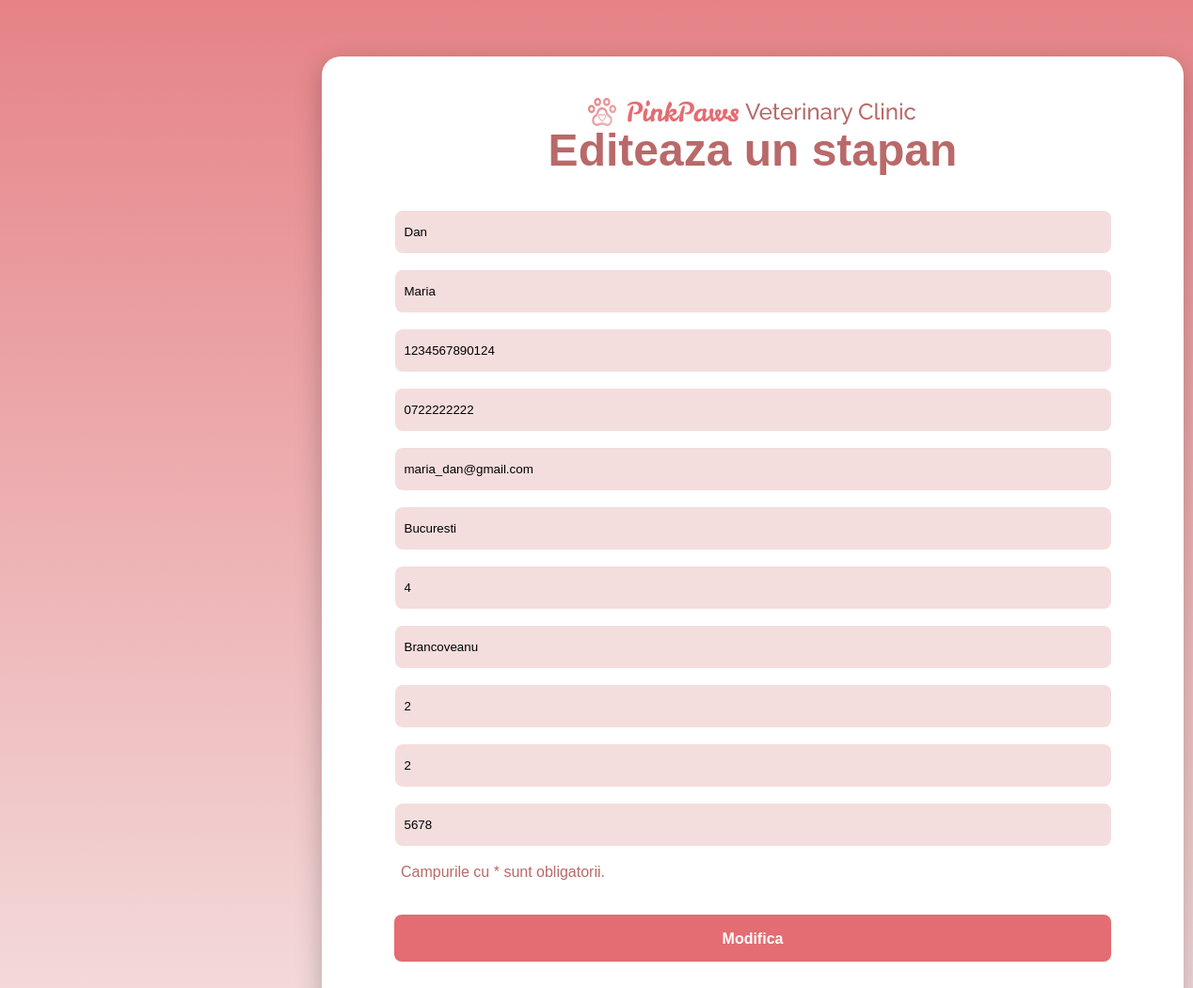
Page /Proiect_BD_Cabinet_Veterinar/edit_stapan.php?id_s=2 (signed in) on the committed database.
### tables this page shows
CREATE TABLE `stapani` (
  `id_stapan` int(11) NOT NULL,
  `nume` varchar(50) NOT NULL,
  `prenume` varchar(50) NOT NULL,
  `CNP` char(13) NOT NULL,
  `nr_telefon` varchar(20) DEFAULT NULL,
  `e_mail` varchar(50) NOT NULL,
  `oras` varchar(50) NOT NULL,
  `judet_sector` varchar(50) NOT NULL,
  `strada` varchar(50) NOT NULL,
  `nr_strada` int(11) NOT NULL,
  `apartament` int(11) DEFAULT NULL,
  `parola` varchar(50) NOT NULL
);

### Proiect_BD_Cabinet_Veterinar/edit_stapan.php (the view, shortened to what this page needs)
<?php
	include("connection.php");
	$query = "select * from stapani where id_stapan = '$_GET[id_s]' limit 1";
	$result = mysqli_query($con, $query);
	$stapan = mysqli_fetch_assoc($result);
?>
<!DOCTYPE html>
<html>
<head>
<link rel="stylesheet" href="my_style.css">
</head>
<body class="bkg">
<box_sign>
<img src="img\titlu1.png" alt="logo clinica" class="poz_logo">
<br><br><br><br>
<center><titlu>Editeaza un stapan</titlu></center>
<br><br>
<form method="post">
    <center><input type="text" name="nume" placeholder="Nume *" class="input_sl" <?php echo "value= ".$stapan['nume']."" ?>>
    <br><br>
    <input type="text" name="prenume" placeholder="Prenume *" class="input_sl" <?php echo "value= ".$stapan['prenume']."" ?>>
    <br><br>
    <input type="text" name="CNP" placeholder="CNP *" class="input_sl" <?php echo "value= ".$stapan['CNP']."" ?>>
    <br><br>
    <input type="text" name="nr_telefon" placeholder="Nr. telefon" class="input_sl" <?php echo "value= ".$stapan['nr_telefon']."" ?>>
    <br><br>
	<input type="email" name="e_mail" placeholder="E-mail *" class="input_sl" <?php echo "value= ".$stapan['e_mail']."" ?>>
    <br><br>
    <input type="text" name="oras" placeholder="Oras *" class="input_sl" <?php echo "value= ".$stapan['oras']."" ?>>
    <br><br>
    <input type="text" name="judet_sector" placeholder="Judet/Sector *" class="input_sl" <?php echo "value= ".$stapan['judet_sector']."" ?>>
    <br><br>
    <input type="text" name="strada" placeholder="Strada *" class="input_sl" <?php echo "value= ".$stapan['strada']."" ?>>
    <br><br>
    <input type="text" name="nr_strada" placeholder="Nr strada *" class="input_sl" <?php echo "value= ".$stapan['nr_strada']."" ?>>
    <br><br>
    <input type="text" name="apartament" placeholder="Apartament" class="input_sl" <?php echo "value= ".$stapan['apartament']."" ?>>
    <br><br>
	<input type="text" name="parola" placeholder="Parola *" class="input_sl" <?php echo "value= ".$stapan['parola']."" ?>>
    <br><br></center>
	 &nbsp; &nbsp; &nbsp; &nbsp;  &nbsp; &nbsp; &nbsp; &nbsp; &nbsp; &nbsp; &nbsp;<subtext>Campurile cu * sunt obligatorii.</subtext>
    <br><br><br>
    <center><input type="submit" value="Modifica" class="button_sl"></center>
</form>
</box_sign>
<br><br><br><br><br><br><br><br><br><br><br><br><br><br><br><br><br><br><br><br><br><br><br><br><br><br><br><br><br><br>
<br><br><br><br><br><br><br><br><br><br><br><br><br><br><br><br><br><br><br><br><br><br><br><br><br><br><br><br><br><br>
</body>
</html>

### Proiect_BD_Cabinet_Veterinar/my_style.css (style rules this page uses)
.bkg { background: linear-gradient(180deg, #E68387 0%, #F4DDDD 100%); }
box_sign { position: absolute; width: 916px; height: 1025px; left: 342px; top: 60px; background: #FFFFFF; box-shadow: 0px 8px 28px rgba(0, 0, 0, 0.25); border-radius: 20px; }
.poz_logo { position: absolute; width: 349px; height: 38px; left: 283px; top: 40px; }
titlu { font-family: 'Raleway', sans-serif; font-style: normal; font-weight: 700; font-size: 48px; line-height: 56px; text-align: center; color: #B96969; }
.input_sl { width: 749px; height: 43px; padding-left: 10px; background: #F4DDDD; border-radius: 8px; border-width : 0; }
input::placeholder { font-family: 'Raleway', sans-serif; font-style: normal; font-weight: 500; font-size: 16px; line-height: 19px; color: #8B7A7A; }
subtext { font-family: 'Raleway', sans-serif; font-style: normal; font-weight: 500; font-size: 16px; line-height: 19px; color: #B96969; }
.button_sl { width: 762px; height: 50px; background: #E36D72; border-radius: 8px; border-width : 0; font-family: 'Raleway', sans-serif; font-style: normal; font-weight: 700; font-size: 16px; line-height: 19px; text-align: center; color: #FFFFFF; }

### rows in the picture
stapani: nume "Dan", prenume "Maria", CNP "1234567890124", nr_telefon "0722222222", e_mail "maria_dan@gmail.com", oras "Bucuresti", judet_sector "4", strada "Brancoveanu", nr_strada "2", apartament "2", parola "5678"
